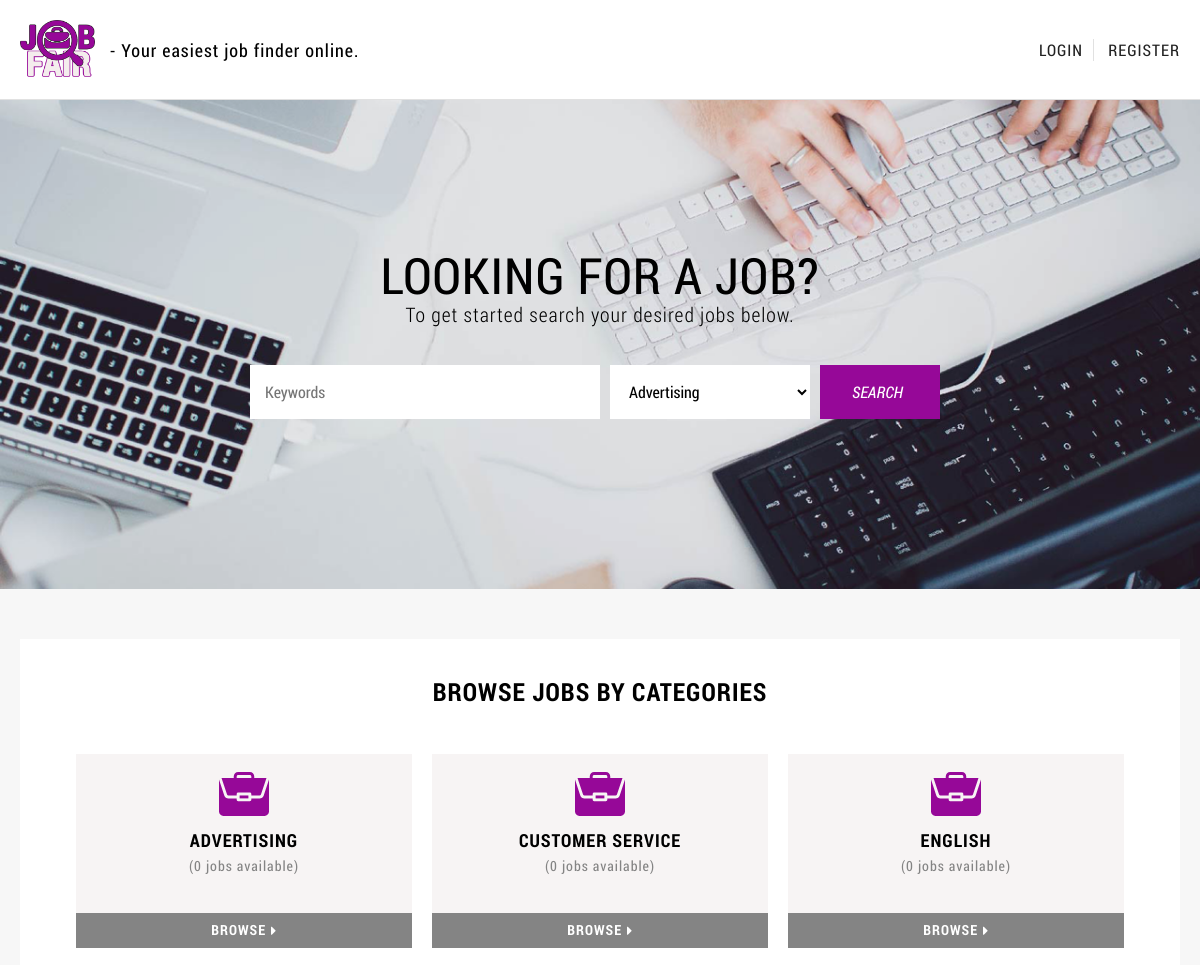
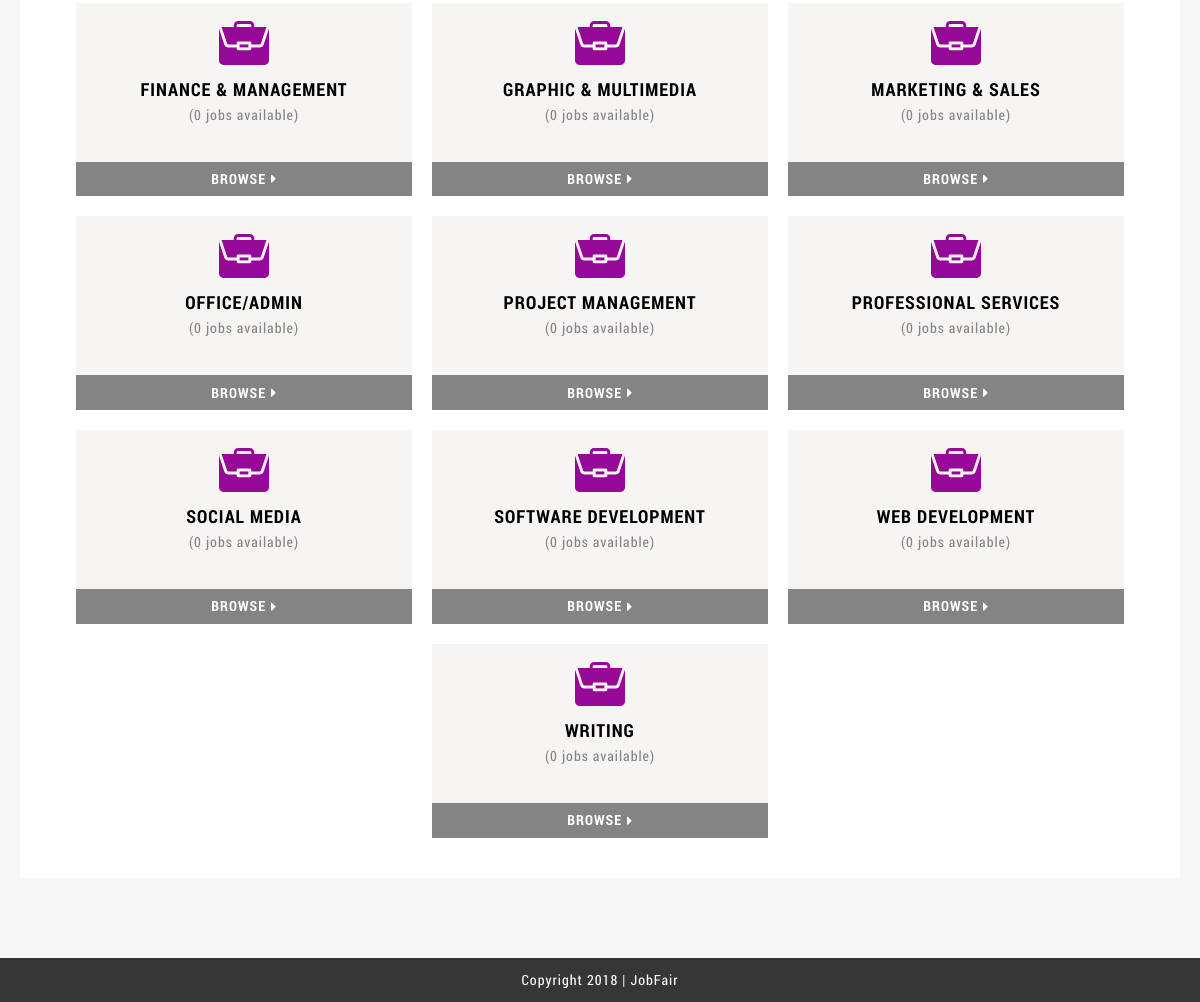
The page / on the database its author committed (2 pictures, top to bottom).
### tables this page shows
CREATE TABLE `tbl_categories` (
  `id` int(11) NOT NULL,
  `cat_name` varchar(255) NOT NULL
);

### server/functions.php (the view, shortened to what this page needs)
			<?php
function jobCategories() {
	include "server/db_conn.php";
	$sql_getJobCategories = "SELECT * FROM tbl_categories";
	$getJobCategories_query = mysqli_query($db, $sql_getJobCategories);
	?>
	<select name="category">
		<?php
		while ($rows = mysqli_fetch_array($getJobCategories_query)) {
			$name = $rows['cat_name'];
			?>
			<option value="<?php echo $rows['id']; ?>"><?php echo $name; ?></option>
			<?php
		}
	?>
	</select>
	<?php
}
		?>
		?></div><?php
function categoryNames() {
	include "server/db_conn.php";
	$sql_displayCategoryNames = "SELECT * FROM tbl_categories";
	$displayCategoryNames_query = mysqli_query($db, $sql_displayCategoryNames);
	while ($rows = mysqli_fetch_array($displayCategoryNames_query)) {
		$categoryId = $rows['id'];
		$categoryName = $rows['cat_name'];
		$sql_getCatName = mysqli_query($db, "SELECT count(*) as category_count FROM tbl_jobs WHERE category = '$categoryId'");
        $getCatName_query = mysqli_fetch_array ($sql_getCatName);
        $categoryCount= $getCatName_query['category_count'];
		?>
			<div class="categories">
				<div>
					<img src="images/category-icon.svg">
					<span><?php echo $categoryName; ?></span>
					<span>(<?php echo $categoryCount; ?> jobs available)</span>
				</div>
				<?php echo "<a class='see-all-btn' href = 'browse.php?id=".$categoryId."'>"?>Browse<i class="fa fa-caret-right"></i></a>
			</div>
		<?php
	}
}
		?>

### css/styles.css (style rules this page uses)
:root { font-size: 14px; }
html { height: 100%; font-variant-ligatures: none; -webkit-font-variant-ligatures: none; text-rendering: optimizeLegibility; -moz-osx-font-smoothing: grayscale; font-smoothing: antialiased; -webkit-font-smoothing: antialiased; text-shadow: rgba(0, 0, 0, 0.01) 0 0 1px; }
html, body, div, span, applet, object, iframe, h2, h3, h4, h5, h6, p, blockquote, pre, a, abbr, acronym, address, big, cite, code, del, dfn, em, img, ins, kbd, q, s, samp, small, strike, strong, sub, sup, tt, var, b, u, i, center, dl, dt, dd, ol, ul, li, fieldset, form, label, legend, table, caption, tbody, tfoot, thead, tr, th, td, article, aside, canvas, details, embed, figure, figcaption, footer, header, hgroup, menu, nav, output, ruby, section, summary, time, mark, audio, video { margin: 0; padding: 0; border: 0; vertical-align: baseline; font-weight: normal; letter-spacing: 1px; font-family: 'roboto_condensedregular'; }
*, *:before, *:after { -webkit-box-sizing: border-box; -moz-box-sizing: border-box; box-sizing: border-box; margin: 0; padding: 0; }
body { background: #fff; line-height: 1; height: 100%; }
.get-started-container .search-container form input, .get-started-container .search-container form select, .get-started-container .search-container form button { width: 100%; padding: 15px 20px 15px 15px; border: 0; margin-right: 10px; background: #fff; font-family: 'roboto_condensedregular'; font-size: 16px; }
.get-started-container .search-container form select { max-width: 200px; }
.job-category-list .categories-container .categories { display: -webkit-box; display: -moz-box; display: -ms-flexbox; display: -webkit-flex; display: flex; -webkit-flex-direction: column; -moz-flex-direction: column; -ms-flex-direction: column; -o-flex-direction: column; flex-direction: column; -webkit-justify-content: space-between; -moz-justify-content: space-between; -ms-justify-content: space-between; -o-justify-content: space-between; justify-content: space-between; width: 30%; margin-left: 20px; margin-bottom: 20px; background: #f7f4f4; }
.job-category-list .categories-container .categories:nth-child(3n + 1) { margin-left: 0; }
.job-category-list .categories-container .categories > div { padding: 15px 10px 10px; text-align: center; }
.job-category-list .categories-container .categories > div img { max-width: 50px; margin: 0 auto; }
.job-category-list .categories-container .categories > div span { display: block; margin-bottom: 10px; }
.job-category-list .categories-container .categories > div span:first-of-type { margin-top: 10px; font-size: 18px; font-family: 'roboto_condensedbold'; text-transform: uppercase; }
.job-category-list .categories-container .categories > div span:last-of-type { font-size: 14px; color: #848484; }
.job-category-list .categories-container .categories .see-all-btn { display: -webkit-box; display: -moz-box; display: -ms-flexbox; display: -webkit-flex; display: flex; -webkit-align-items: center; -o-align-items: center; align-items: center; -webkit-justify-content: center; -moz-justify-content: center; -ms-justify-content: center; -o-justify-content: center; justify-content: center; padding: 10px; margin-top: 20px; background: #848484; color: #fff; font-family: 'roboto_condensedbold'; text-decoration: none; text-transform: uppercase; }
.job-category-list .categories-container .categories .see-all-btn .fa-caret-right:before { margin-left: 5px; vertical-align: middle; }

### rows shown on the page
tbl_categories: cat_name "ADVERTISING", categoryCount "0"
tbl_categories: cat_name "CUSTOMER SERVICE", categoryCount "0"
tbl_categories: cat_name "ENGLISH", categoryCount "0"
tbl_categories: cat_name "FINANCE & MANAGEMENT", categoryCount "0"
tbl_categories: cat_name "GRAPHIC & MULTIMEDIA", categoryCount "0"
tbl_categories: cat_name "MARKETING & SALES", categoryCount "0"
tbl_categories: cat_name "OFFICE/ADMIN", categoryCount "0"
tbl_categories: cat_name "PROJECT MANAGEMENT", categoryCount "0"
tbl_categories: cat_name "PROFESSIONAL SERVICES", categoryCount "0"
tbl_categories: cat_name "SOCIAL MEDIA", categoryCount "0"
tbl_categories: cat_name "SOFTWARE DEVELOPMENT", categoryCount "0"
tbl_categories: cat_name "WEB DEVELOPMENT", categoryCount "0"
tbl_categories: cat_name "WRITING", categoryCount "0"

### other values the page prints
form field category "Advertising"
